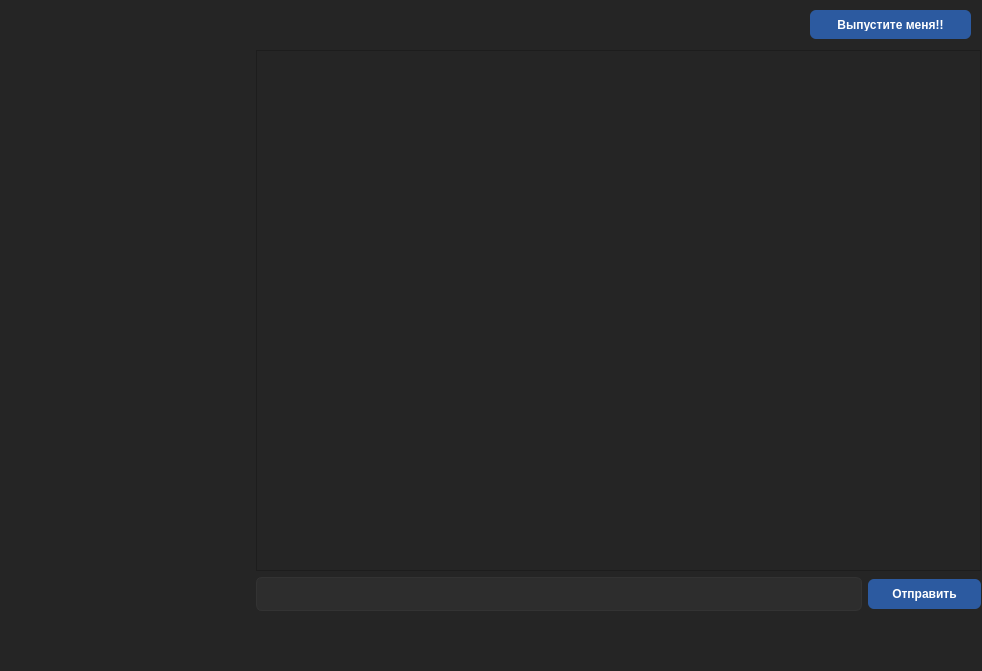
<?xml version="1.0" encoding="UTF-8"?>
<ui version="4.0">
 <class>MainWindow</class>
 <widget class="QMainWindow" name="MainWindow">
  <property name="geometry">
   <rect>
    <x>0</x>
    <y>0</y>
    <width>982</width>
    <height>671</height>
   </rect>
  </property>
  <property name="windowTitle">
   <string>MainWindow</string>
  </property>
  <property name="styleSheet">
   <string notr="true">QMainWindow {
    background-color: #1E1E1E;
}

/* Все вложенные виджеты по умолчанию */
QWidget {
    background-color: #252525;
    color: #E0E0E0;
}

/* Исключения */
QLineEdit {
    background-color: #2D2D2D;
    border: 1px solid #333;
    border-radius: 6px;
    padding: 8px;
}

QPushButton {
    background-color: #2C5AA0;
    color: white;
    border: none;
    border-radius: 6px;
    padding: 8px 24px;
    font-weight: bold;
}
QPushButton:hover {
    background-color: #0B78CC;
}
QPushButton:pressed {
    background-color: #0966B3;
}</string>
  </property>
  <widget class="QWidget" name="centralwidget">
   <widget class="QWidget" name="verticalLayoutWidget">
    <property name="geometry">
     <rect>
      <x>0</x>
      <y>50</y>
      <width>981</width>
      <height>561</height>
     </rect>
    </property>
    <layout class="QVBoxLayout" name="verticalLayout">
     <property name="sizeConstraint">
      <enum>QLayout::SizeConstraint::SetNoConstraint</enum>
     </property>
     <item>
      <layout class="QHBoxLayout" name="horizontalLayout_3">
       <item>
        <widget class="QListWidget" name="chatListWidget">
         <property name="enabled">
          <bool>true</bool>
         </property>
         <property name="sizePolicy">
          <sizepolicy hsizetype="Preferred" vsizetype="Expanding">
           <horstretch>0</horstretch>
           <verstretch>0</verstretch>
          </sizepolicy>
         </property>
         <property name="minimumSize">
          <size>
           <width>200</width>
           <height>0</height>
          </size>
         </property>
         <property name="maximumSize">
          <size>
           <width>250</width>
           <height>16777215</height>
          </size>
         </property>
         <property name="styleSheet">
          <string notr="true">QListWidget {
    background-color: #252525;
    border: none;
    outline: none; 
}

QListWidget::item {
    padding: 8px 12px;
    margin: 4px 0px; 
    border-radius: 6px;
}

QListWidget::item:hover {
    background-color: #2D2D2D;
}

QListWidget::item:selected {
    background-color: #3A3A3A;
    color: #FFFFFF;
}</string>
         </property>
        </widget>
       </item>
       <item>
        <layout class="QVBoxLayout" name="verticalLayout_7">
         <item>
          <widget class="QTextBrowser" name="chatTextEdit"/>
         </item>
         <item>
          <layout class="QHBoxLayout" name="horizontalLayout_2">
           <item>
            <widget class="QLineEdit" name="messageEdit"/>
           </item>
           <item>
            <widget class="QPushButton" name="sendButton">
             <property name="sizePolicy">
              <sizepolicy hsizetype="Fixed" vsizetype="Fixed">
               <horstretch>0</horstretch>
               <verstretch>0</verstretch>
              </sizepolicy>
             </property>
             <property name="styleSheet">
              <string notr="true"/>
             </property>
             <property name="text">
              <string>Отправить</string>
             </property>
            </widget>
           </item>
          </layout>
         </item>
        </layout>
       </item>
      </layout>
     </item>
    </layout>
   </widget>
   <widget class="QPushButton" name="logoutButton">
    <property name="geometry">
     <rect>
      <x>810</x>
      <y>10</y>
      <width>161</width>
      <height>29</height>
     </rect>
    </property>
    <property name="styleSheet">
     <string notr="true"/>
    </property>
    <property name="text">
     <string>Выпустите меня!!</string>
    </property>
   </widget>
  </widget>
  <widget class="QMenuBar" name="menubar">
   <property name="geometry">
    <rect>
     <x>0</x>
     <y>0</y>
     <width>982</width>
     <height>22</height>
    </rect>
   </property>
  </widget>
  <widget class="QStatusBar" name="statusbar"/>
 </widget>
 <resources/>
 <connections/>
</ui>
